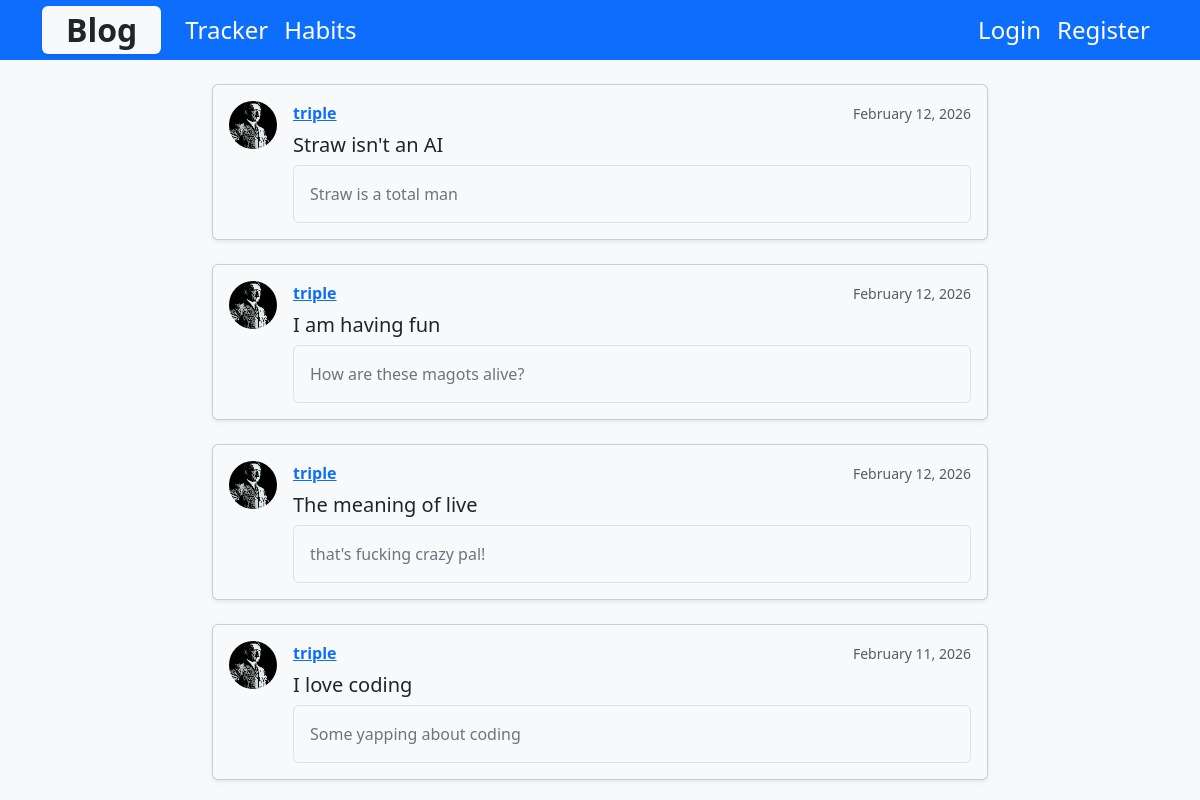
The page /blog/post/triple/ on the database its author committed.
### blog/models.py (models this page shows, shortened)
class Post(models.Model):
    title = models.CharField(max_length=100)
    content = models.TextField()
    date_posted = models.DateTimeField(default=timezone.now)
    author = models.ForeignKey(User, on_delete=models.CASCADE)

### users/models.py (models this page shows, shortened)
class Profile(models.Model):
    user = models.OneToOneField(User, on_delete=models.CASCADE)
    image = models.ImageField(default='profile_pics/default.jpg', upload_to='profile_pics')

### blog/views.py (the view)
# urls.py: path('post/<str:username>/', PostUserView.as_view(), name='user-posts'),
class PostUserView(ListView):
    model = Post
    template_name = 'blog/user_posts.html'
    context_object_name = 'posts'
    paginate_by = 5
    def get_queryset(self):
        user = get_object_or_404(User, username=self.kwargs.get('username'))
        return Post.objects.filter(author=user).order_by('-date_posted')

### blog/templates/blog/user_posts.html (shortened to what this page needs)
{% extends "blog/layout.html" %}
{% block content %}
  <div class="container mt-4" style="max-width: 800px;">
    {% for post in posts %}
      <article class="card mb-4 shadow-sm bg-body-tertiary">
        <div class="card-body d-flex align-items-start">
          <img class="rounded-circle me-3 article-img"
               src="{{ post.author.profile.image.url }}"
               alt="{{ post.author }}"
               style="width:48px; height:48px; object-fit:cover;">
          <div class="flex-grow-1">
            <div class="d-flex justify-content-between align-items-center mb-2">
              <a class="fw-bold text-primary me-2">{{ post.author }}</a>
              <small class="text-muted">
                {{ post.date_posted|date:"F d, Y" }}
              </small>
            </div>
            <h2 class="h5 mb-2">
              <a class="text-decoration-none text-dark"
                 href="{% url 'post-detail' post.id %}">
                {{ post.title }}
              </a>
            </h2>
            <div class="p-3 border rounded bg-light">
              <p class="mb-0 text-secondary">
                {{ post.content }}
              </p>
            </div>
          </div>
        </div>
      </article>
    {% empty %}
      <p class="text-muted">No posts yet.</p>
    {% endfor %}
  </div>
{% endblock content %}

### rows shown on the page
Post: author.profile.image (picture), author "triple", date_posted "February 12, 2026", title "Straw isn't an AI", content "Straw is a total man"
Post: author.profile.image (picture), author "triple", date_posted "February 12, 2026", title "I am having fun", content "How are these magots alive?"
Post: author.profile.image (picture), author "triple", date_posted "February 12, 2026", title "The meaning of live", content "that's fucking crazy pal!"
Post: author.profile.image (picture), author "triple", date_posted "February 11, 2026", title "I love coding", content "Some yapping about coding"
